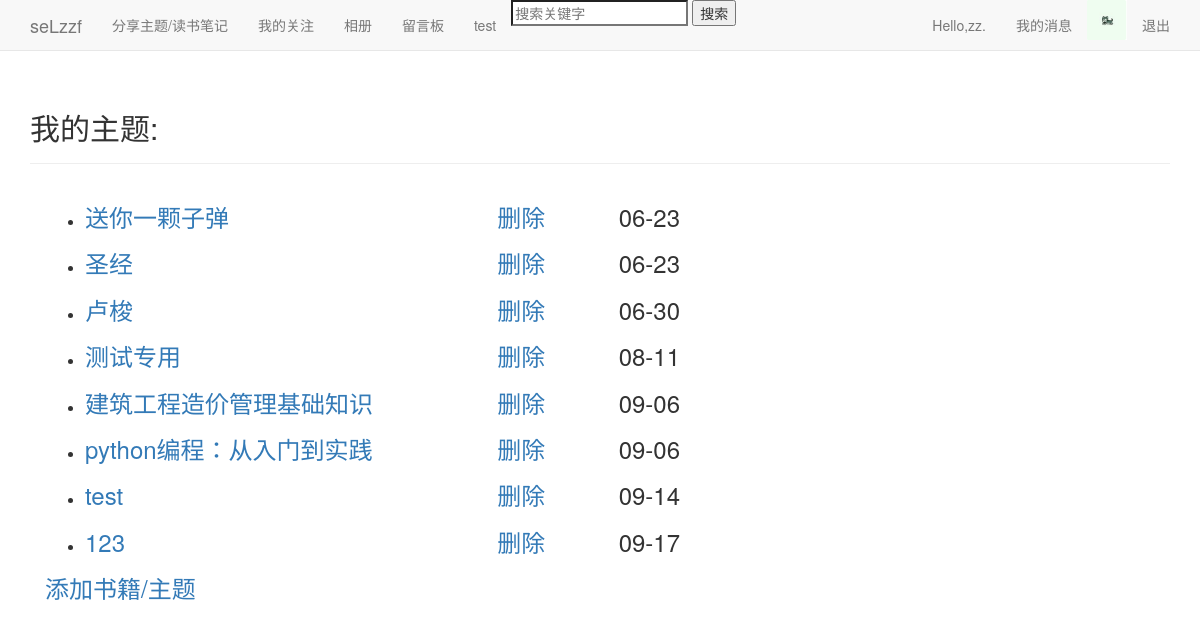
The page /themes/1/ (signed in) on the database as committed earlier.
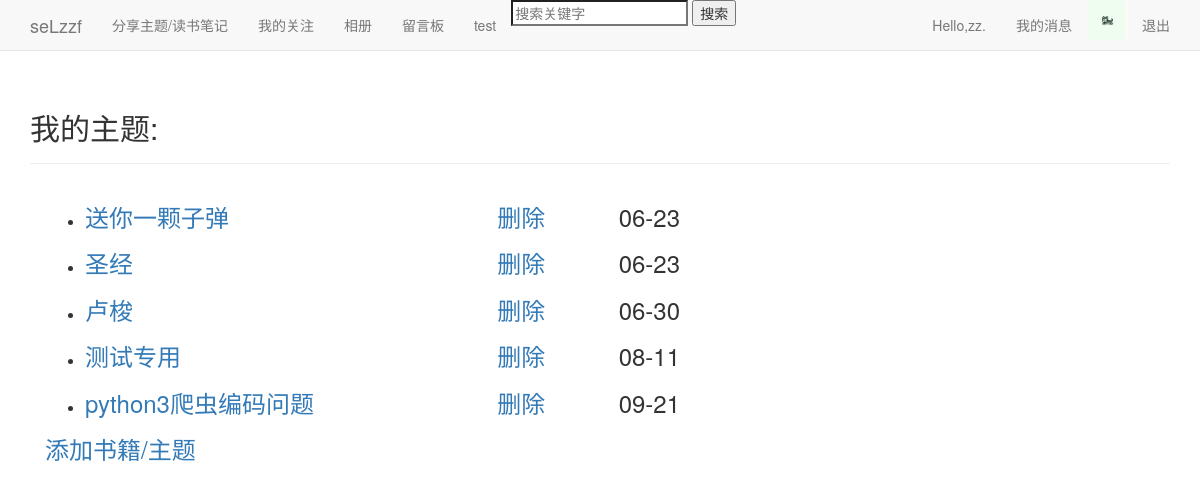
The same page on the database as committed later.
### blogs/models.py (models this page shows, shortened)
class Theme(models.Model):
	owner=models.ForeignKey(User)
	title=models.CharField('标题',max_length=15)
	date_added=models.DateTimeField(auto_now_add=True)
	设为私密=models.BooleanField(default=False)
	views=models.PositiveIntegerField(default=0)

### blogs/views.py (the view)
# urls.py: url(r'^themes/(?P<user_id>\d+)/$',views.themes,name='themes'),
@login_required
def themes(request,user_id):
	request_user,request_userinfo=get_request_user(request)
	try:
		page_user,page_userinfo=get_page_user(request,user_id)
	except:
		return HttpResponse('手动404。')
	if theme:
		if page_user==request_user:
			themes=Theme.objects.filter(owner=request.user).order_by('date_added')
		else:
			themes=Theme.objects.filter(owner=page_user,设为私密=False).order_by('date_added')
	context={'themes':themes,'page_user':page_user,'request_user':request_user,'request_userinfo':request_userinfo}
	return render(request,'blogs/themes.html',context)

### blogs/views.py (called while the page is built)
def get_request_user(request):
	user=request.user
	userinfo=Userinfo.objects.get(user=user)
	return user,userinfo

def get_page_user(request,user_id):
	user=User.objects.get(id=user_id)
	userinfo=Userinfo.objects.get(user=user)
	return user,userinfo

### blogs/templates/blogs/themes.html (shortened to what this page needs)
{% extends "blogs/base.html" %}
{% block header %}
  {% if page_user == request_user %}
  <h2>我的主题:</h2>
  {% elif request_userinfo.sex == '男' %}
      <h2>他的主题:<h2>
  {% else %}
      <h2>她的主题:<h2>
  {% endif %}
{% endblock header %}
{% block content %}
<div class="col-md-7">
<ul>
  {% for theme in themes %}
	<li>
	<h3><a href="{% url 'blogs:theme' page_user.id theme.id %}">{{theme.title}}</a>
	<div style="float:right;">
		{{theme.date_added|date:'m-d'}}
	</div>
  {% if page_user == request_user %}
	<a style="float:right;" href="{% url 'blogs:delete_theme' theme.id %}">删除</a>
	</li>
  {% endif %}
  {% empty %}
	<li>赶紧写下你的第一个主题吧。<li>
  {% endfor %}
</ul>
<h3>
  {% if page_user == user %}
    <a href="{% url 'blogs:new_theme' %}">添加书籍/主题</a>
  {% endif %}
</h3>
</div>
{% endblock content %}

Rows that differ between the two databases and show on the page:
removed Theme: title "建筑工程造价管理基础知识", date_added "09-06"
removed Theme: title "python编程：从入门到实践", date_added "09-06"
removed Theme: title "test", date_added "09-14"
removed Theme: title "123", date_added "09-17"
added Theme: title "python3爬虫编码问题", date_added "09-21"
